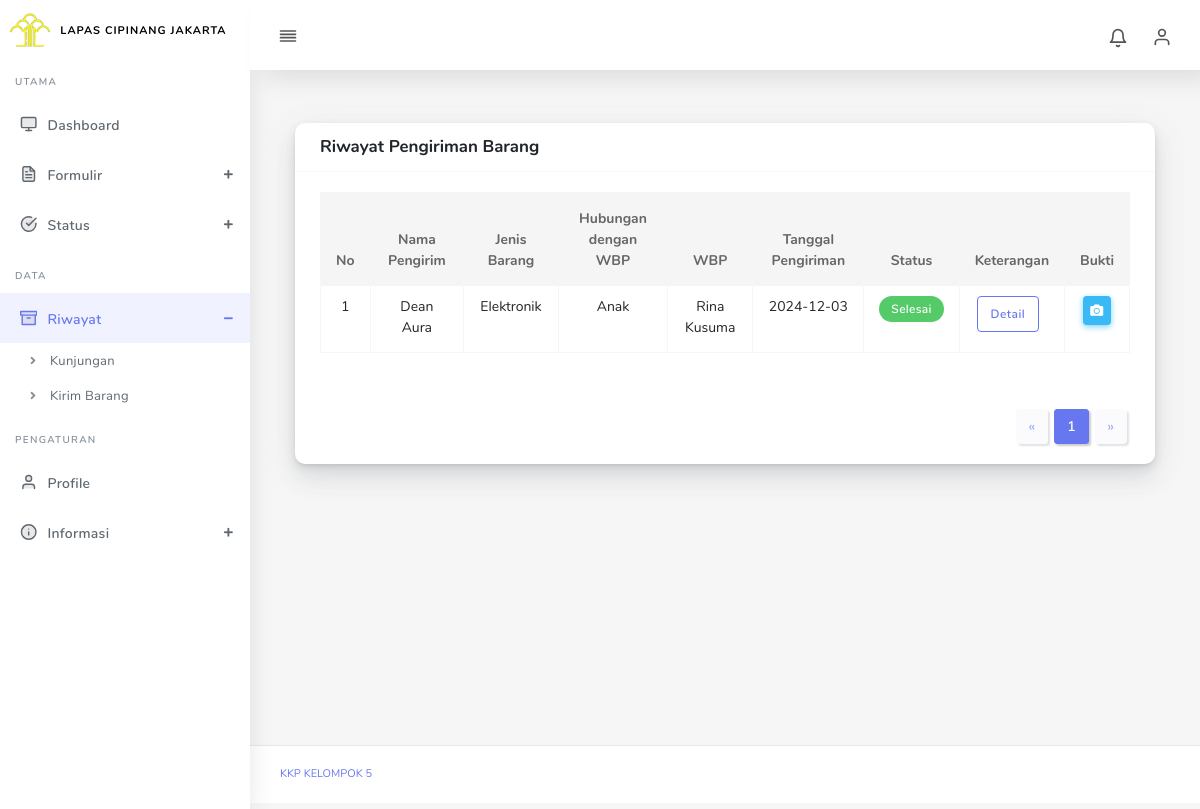
The app's page /riwayat-barang.php (signed in) with its own data.
### tables this page shows
CREATE TABLE `pengiriman_barang` (
  `id_pengiriman` int(11) NOT NULL,
  `id_user` varchar(36) NOT NULL,
  `id_wbp` varchar(36) NOT NULL,
  `id_jenis` varchar(36) NOT NULL,
  `tanggal_pengiriman` date NOT NULL,
  `hubungan_wbp` varchar(50) NOT NULL,
  `jumlah_barang` int(11) NOT NULL,
  `deskripsi_barang` text DEFAULT NULL,
  `status_pengiriman` enum('menunggu','diterima','ditolak','selesai','dibatalkan') DEFAULT 'menunggu',
  `kode_barcode` varchar(100) DEFAULT NULL,
  `foto_bukti` varchar(255) DEFAULT NULL,
  `created_at` timestamp NOT NULL DEFAULT current_timestamp(),
  `id_kabupaten_kota` varchar(36) DEFAULT NULL,
  `id_provinsi` varchar(36) DEFAULT NULL
);

CREATE TABLE `users` (
  `id_user` varchar(36) NOT NULL,
  `nama_lengkap` varchar(100) NOT NULL,
  `email` varchar(100) NOT NULL,
  `password` varchar(255) NOT NULL,
  `jenis_kelamin` enum('laki-laki','perempuan') DEFAULT NULL,
  `tanggal_lahir` date DEFAULT NULL,
  `no_ktp` varchar(16) DEFAULT NULL,
  `no_telepon` varchar(15) DEFAULT NULL,
  `alamat` text DEFAULT NULL,
  `id_kabupaten_kota` varchar(36) DEFAULT NULL,
  `id_provinsi` varchar(36) DEFAULT NULL,
  `role` enum('admin','user') DEFAULT 'user',
  `status_akun` enum('aktif','nonaktif') DEFAULT 'aktif',
  `created_at` timestamp NOT NULL DEFAULT current_timestamp(),
  `updated_at` timestamp NOT NULL DEFAULT current_timestamp() ON UPDATE current_timestamp()
);

CREATE TABLE `jenis_barang` (
  `id_jenis` varchar(36) NOT NULL,
  `nama_jenis` varchar(100) NOT NULL,
  `status_jenis` enum('aktif','nonaktif') DEFAULT 'aktif'
);

CREATE TABLE `wbp` (
  `id_wbp` varchar(36) NOT NULL,
  `nama_wbp` varchar(100) NOT NULL,
  `blok` varchar(50) NOT NULL,
  `tipe_blok` varchar(50) NOT NULL,
  `status_wbp` enum('aktif','nonaktif') DEFAULT 'aktif',
  `created_at` timestamp NOT NULL DEFAULT current_timestamp()
);

### functions/riwayat-helper.php (called while the page is built, shortened)
<?php
include_once 'config/database.php';
function getRiwayatBarang($conn, $id_user) {
    global $conn;
    $stmt = $conn->prepare("SELECT pengiriman_barang.*,
                                    users.nama_lengkap AS nama_pengirim,
                                    users.email,
                                    users.jenis_kelamin,
                                    users.alamat,
                                    users.no_ktp,
                                    users.no_telepon,
                                    kabupaten_kota.nama_kabupaten_kota,
                                    provinsi.nama_provinsi,
                                    jenis_barang. nama_jenis AS jenis_barang,
                                    wbp.nama_wbp
                            FROM pengiriman_barang
                            JOIN users ON pengiriman_barang.id_user = users.id_user
                            LEFT JOIN kabupaten_kota ON pengiriman_barang.id_kabupaten_kota = kabupaten_kota.id_kabupaten_kota
                            LEFT JOIN provinsi ON pengiriman_barang.id_provinsi = provinsi.id_provinsi
                            JOIN jenis_barang ON pengiriman_barang.id_jenis = jenis_barang.id_jenis
                            JOIN wbp ON pengiriman_barang.id_wbp = wbp.id_wbp
                            WHERE pengiriman_barang.id_user = :id_user
                            AND (pengiriman_barang.status_pengiriman = 'selesai' OR pengiriman_barang.status_pengiriman = 'dibatalkan')");
    $stmt->bindValue(':id_user', $id_user);
    $stmt->execute();
    return $stmt->fetchAll(PDO::FETCH_ASSOC);
}
?>

### riwayat-barang.php (the view, shortened to what this page needs)
<?php
include_once 'config/database.php';
include_once 'functions/riwayat-helper.php';
$id_user = $_SESSION['id_user'];
$riwayatBarang = getRiwayatBarang($conn, $id_user);
?>
<!DOCTYPE html>
<html lang="en">
<head>
  <link rel="stylesheet" href="assets/css/app.min.css">
  <link rel="stylesheet" href="assets/css/style.css">
  <link rel="stylesheet" href="assets/css/components.css">
  <link rel="stylesheet" href="assets/css/toggle.css">
  <link rel="stylesheet" href="assets/css/modal.css">
  <link rel="stylesheet" href="admin/assets/css/modal.css">
</head>
<body>
  <div id="app">
    <div class="main-wrapper main-wrapper-1">
      <?php include 'assets/components/navbar.php'; ?>
      <?php include 'assets/components/sidebar.php'; ?>
      <div class="main-content">
        <section class="section">
          <div class="col-12">
            <div class="card">
              <div class="card-header">
                <h4>Riwayat Pengiriman Barang</h4>
              </div>
              <div class="card-body">
                <div class="table-responsive">
                  <table id="dataTable" class="table table-bordered table-md table-hover text-center">
                    <thead>
                      <tr>
                        <th>No</th>
                        <th>Nama Pengirim</th>
                        <th>Jenis Barang</th>
                        <th>Hubungan dengan WBP</th>
                        <th>WBP</th>
                        <th>Tanggal Pengiriman</th>
                        <th>Status</th>
                        <th>Keterangan</th>
                        <th>Bukti</th>
                      </tr>
                    </thead>
                    <tbody>
                      <?php if (count($riwayatBarang) > 0): ?>
                        <?php foreach ($riwayatBarang as $index => $barang): ?>
                        <tr>
                          <td><?= $index + 1 ?></td>
                          <td><?= $barang['nama_pengirim'] ?></td>
                          <td><?= $barang['jenis_barang'] ?></td>
                          <td><?= $barang['hubungan_wbp'] ?></td>
                          <td><?= $barang['nama_wbp'] ?></td>
                          <td><?= $barang['tanggal_pengiriman'] ?></td>
                          <td>
                            <div class="badge badge-<?= $barang['status_pengiriman'] === 'selesai' ? 'success' : 'danger' ?>">
                              <?= ucfirst($barang['status_pengiriman']) ?>
                            </div>
                          </td>
                          <td>
                                      <div class="buttons">
                                      <a href="#" class="btn btn-outline-primary detail-btn"
                                        data-id="<?= $barang['id_pengiriman'] ?>"
                                        data-nama="<?= $barang['nama_pengirim'] ?>"
                                        data-email="<?= $barang['email'] ?? '' ?>"
                                        data-jenis-kelamin="<?= $barang['jenis_kelamin'] ?? '' ?>"
                                        data-alamat="<?= $barang['alamat'] ?? '' ?>"
                                        data-kabupaten="<?= $barang['nama_kabupaten_kota'] ?? '' ?>"
                                        data-provinsi="<?= $barang['nama_provinsi'] ?? '' ?>"
                                        data-no-ktp="<?= $barang['no_ktp'] ?? '' ?>"
                                        data-no-telepon="<?= $barang['no_telepon'] ?? '' ?>"
                                        data-jenis="<?= $barang['jenis_barang'] ?? '' ?>"
                                        data-jumlah="<?= $barang['jumlah_barang'] ?? '' ?>"
                                        data-desk="<?= $barang['deskripsi_barang'] ?? '' ?>"
                                        data-hubungan="<?= $barang['hubungan_wbp'] ?? '' ?>"
                                        data-nama-wbp="<?= $barang['nama_wbp'] ?? '' ?>"
                                        data-tanggal="<?= $barang['tanggal_pengiriman'] ?? '' ?>">Detail</a>
                                      </div>
                                    </td>
                          <td>
                            <button class="btn btn-info btn-sm" onclick="showImageModal('<?= htmlspecialchars($barang['foto_bukti']) ?>')">
                              <i class="fas fa-camera"></i>
                            </button>
                          </td>
                        </tr>
                        <?php endforeach; ?>
                      <?php else: ?>
                        <tr>
                          <td colspan="12" class="text-center">Tidak ada riwayat pengiriman barang</td>
                        </tr>
                      <?php endif; ?>
                    </tbody>
                  </table>
                </div>
              </div>
              <div class="card-footer text-right">
                <nav class="d-inline-block">
                  <ul class="pagination mb-0">
                  </ul>
                </nav>
              </div>
            </div>
          </div>
        </section>
      </div>
      <?php include 'assets/components/footer.php'; ?>
    </div>
  </div>
</body>
</html>

### records on screen
pengiriman_barang: id_user.nama_lengkap "Dean Aura", id_jenis.nama_jenis "Elektronik", hubungan_wbp "Anak", id_wbp.nama_wbp "Rina Kusuma", tanggal_pengiriman "2024-12-03", status_pengiriman "Selesai"
